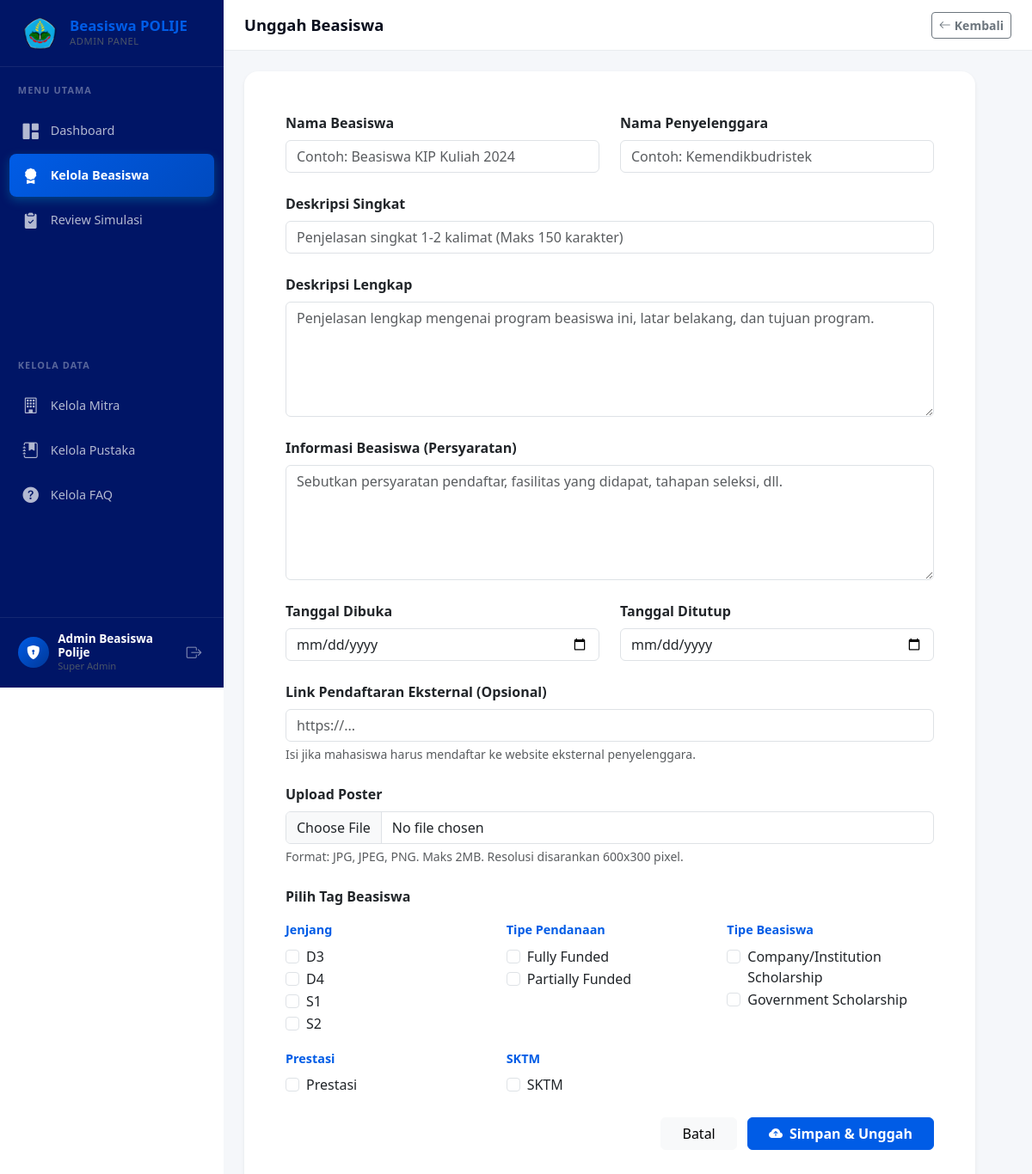
Before: /public/frontend/admin/unggah-beasiswa.php (signed in) with the older database file.
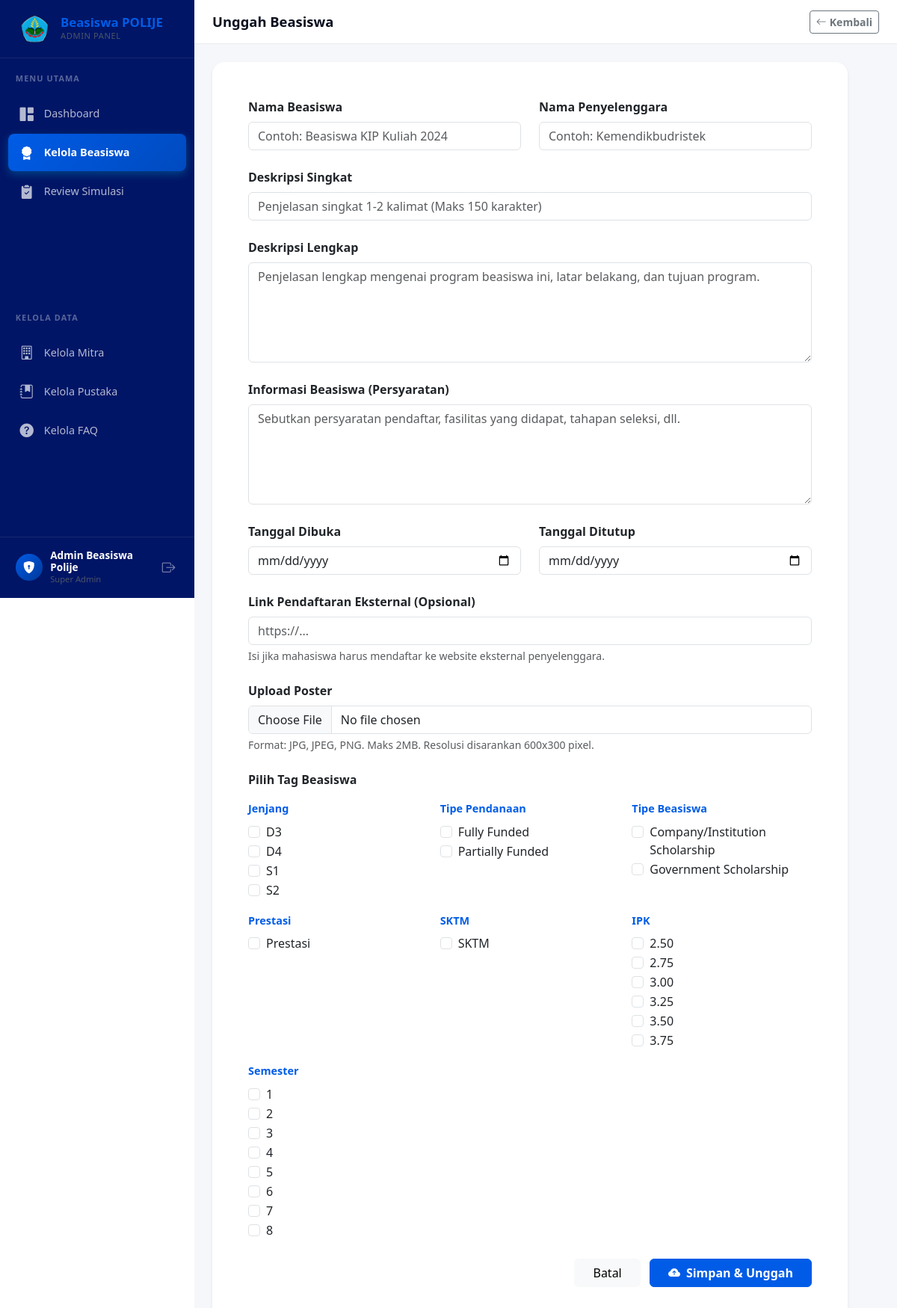
After: the same page with the newer database file.
### tables this page shows
CREATE TABLE `tag` (
  `id_tag` int NOT NULL AUTO_INCREMENT,
  `nama_tag` varchar(100) NOT NULL,
  `kategori_tag` enum('Jenjang','Tipe Pendanaan','Tipe Beasiswa','Prestasi','SKTM','IPK','Semester') NOT NULL,
  PRIMARY KEY (`id_tag`)
);

### classes/Tag.php (called while the page is built, shortened)
<?php
class Tag
{
    private mysqli $db;
    public function __construct(mysqli $db)
    {
        $this->db = $db;
    }
    public function getAll(): array
    {
        $sql = "SELECT * FROM tag ORDER BY kategori_tag ASC, nama_tag ASC";
        $result = $this->db->query($sql);
        if ($result) {
            return $result->fetch_all(MYSQLI_ASSOC);
        }
        return [];
    }
}

### public/frontend/admin/unggah-beasiswa.php (the view, shortened to what this page needs)
<?php
require_once CONFIG_PATH . 'Database.php';
require_once CLASSES_PATH . 'Tag.php';
$db = Database::getInstance()->getConnection();
$listTag = (new Tag($db))->getAll();
$tagsByKategori = [];
foreach ($listTag as $t) {
    $tagsByKategori[$t['kategori_tag']][] = $t;
}
$activePage = 'kelola-beasiswa';
require_once __DIR__ . '/../layout/header.php';
require_once __DIR__ . '/../layout/sidebar-admin.php';
?>
<div class="main-content-admin">
    <div class="topbar-admin">
        <h1 class="page-title">Unggah Beasiswa</h1>
        <a href="<?= BASE_URL ?>/frontend/admin/kelola-beasiswa.php" class="btn btn-sm btn-outline-secondary fw-semibold"><i class="bi bi-arrow-left me-1"></i>Kembali</a>
    </div>
    <div class="p-4">
        <div class="card border-0 shadow-sm rounded-4" style="max-width: 850px;">
            <div class="card-body p-4 p-md-5">
                <form action="<?= BASE_URL ?>/backend/beasiswa/store.php" method="POST" enctype="multipart/form-data">
                    <div class="row g-4">
                        <div class="col-md-6">
                            <label class="form-label fw-bold">Nama Beasiswa</label>
                            <input type="text" name="nama_beasiswa" class="form-control" placeholder="Contoh: Beasiswa KIP Kuliah 2024" required>
                        </div>
                        <div class="col-md-6">
                            <label class="form-label fw-bold">Nama Penyelenggara</label>
                            <input type="text" name="nama_penyelenggara" class="form-control" placeholder="Contoh: Kemendikbudristek" required>
                        </div>
                        <div class="col-12">
                            <label class="form-label fw-bold">Deskripsi Singkat</label>
                            <input type="text" name="deskripsi_singkat" class="form-control" placeholder="Penjelasan singkat 1-2 kalimat (Maks 150 karakter)" maxlength="150" required>
                        </div>
                        <div class="col-12">
                            <label class="form-label fw-bold">Deskripsi Lengkap</label>
                            <textarea class="form-control" name="deskripsi_lengkap" rows="5" placeholder="Penjelasan lengkap mengenai program beasiswa ini, latar belakang, dan tujuan program." required></textarea>
                        </div>
                        <div class="col-12">
                            <label class="form-label fw-bold">Informasi Beasiswa (Persyaratan)</label>
                            <textarea class="form-control" name="informasi_beasiswa" rows="5" placeholder="Sebutkan persyaratan pendaftar, fasilitas yang didapat, tahapan seleksi, dll." required></textarea>
                        </div>
                        <div class="col-md-6">
                            <label class="form-label fw-bold">Tanggal Dibuka</label>
                            <input type="date" name="tgl_buka" class="form-control" required>
                        </div>
                        <div class="col-md-6">
                            <label class="form-label fw-bold">Tanggal Ditutup</label>
                            <input type="date" name="tgl_tutup" class="form-control" required>
                        </div>
                        <div class="col-12">
                            <label class="form-label fw-bold">Link Pendaftaran Eksternal (Opsional)</label>
                            <input type="url" name="link_pendaftaran" class="form-control" placeholder="https://...">
                            <div class="form-text">Isi jika mahasiswa harus mendaftar ke website eksternal penyelenggara.</div>
                        </div>
                        <div class="col-12">
                            <label class="form-label fw-bold">Upload Poster</label>
                            <input type="file" name="poster" class="form-control" accept="image/jpeg,image/png,image/jpg" required>
                            <div class="form-text">Format: JPG, JPEG, PNG. Maks 2MB. Resolusi disarankan 600x300 pixel.</div>
                        </div>
                        <div class="col-12">
                            <label class="form-label fw-bold d-block mb-3">Pilih Tag Beasiswa</label>
                            <div class="row g-3">
                                <?php foreach ($tagsByKategori as $kategori => $tags): ?>
                                <div class="col-md-4">
                                    <div class="fw-semibold mb-2" style="font-size:0.9rem;color:var(--color-primary);"><?= htmlspecialchars(ucwords(str_replace('_', ' ', $kategori))) ?></div>
                                    <?php foreach ($tags as $tag): ?>
                                    <div class="form-check">
                                        <input class="form-check-input" type="checkbox" name="tags[]" value="<?= $tag['id_tag'] ?>" id="tag_<?= $tag['id_tag'] ?>">
                                        <label class="form-check-label" for="tag_<?= $tag['id_tag'] ?>"><?= htmlspecialchars($tag['nama_tag']) ?></label>
                                    </div>
                                    <?php endforeach; ?>
                                </div>
                                <?php endforeach; ?>
                            </div>
                        </div>
                        <div class="col-12 text-end mt-4">
                            <a href="<?= BASE_URL ?>/frontend/admin/kelola-beasiswa.php" class="btn btn-light px-4 me-2">Batal</a>
                            <button type="submit" class="btn px-4 fw-semibold" style="background-color:var(--color-primary);border-color:var(--color-primary);color:#fff;">
                                <i class="bi bi-cloud-arrow-up-fill me-2"></i>Simpan & Unggah
                            </button>
                        </div>
                    </div>
                </form>
            </div>
        </div>
    </div>
</div>
</body>
</html>

### public/frontend/layout/header.php (shortened to what this page needs)
<!DOCTYPE html>
<html lang="id">
<head>
    <link href="https://cdn.jsdelivr.net/npm/bootstrap@5.3.3/dist/css/bootstrap.min.css" rel="stylesheet">
    <link href="https://cdn.jsdelivr.net/npm/bootstrap-icons@1.11.3/font/bootstrap-icons.min.css" rel="stylesheet">
    <link href="<?= BASE_URL ?>/assets/css/style.css?v=<?= filemtime(__DIR__ . '/../../assets/css/style.css') ?>"
        rel="stylesheet">
</head>
<body>

### public/frontend/layout/sidebar-admin.php (shortened to what this page needs)
<?php
$adminName = $_SESSION['nama'] ?? 'Administrator';
?>
<aside class="sidebar-admin" id="sidebar-admin">
    <a href="<?= BASE_URL ?>/frontend/admin/dashboard.php" class="sidebar-brand" style="gap: 12px; padding: 1rem 1.5rem;">
        <img src="<?= BASE_URL ?>/assets/img/logo polije.png" alt="Logo" style="height: 45px; width: auto; object-fit: contain;">
        <div>
            <div class="brand-text">Beasiswa POLIJE</div>
            <div class="brand-subtitle">Admin Panel</div>
        </div>
    </a>
    <div class="sidebar-label">Menu Utama</div>
    <ul class="sidebar-nav">
        <li class="nav-item">
            <a class="nav-link <?= ($activePage ?? '') === 'dashboard' ? 'active' : '' ?>" href="<?= BASE_URL ?>/frontend/admin/dashboard.php">
                <i class="bi bi-grid-1x2-fill"></i> Dashboard
            </a>
        </li>
        <li class="nav-item">
            <a class="nav-link <?= ($activePage ?? '') === 'kelola-beasiswa' ? 'active' : '' ?>" href="<?= BASE_URL ?>/frontend/admin/kelola-beasiswa.php">
                <i class="bi bi-award-fill"></i> Kelola Beasiswa
            </a>
        </li>
        <li class="nav-item">
            <a class="nav-link <?= ($activePage ?? '') === 'review-simulasi' ? 'active' : '' ?>" href="<?= BASE_URL ?>/frontend/admin/review-simulasi.php">
                <i class="bi bi-clipboard2-check-fill"></i> Review Simulasi
            </a>
        </li>
    </ul>
    <div class="sidebar-label">Kelola Data</div>
    <ul class="sidebar-nav">
        <li class="nav-item">
            <a class="nav-link <?= ($activePage ?? '') === 'kelola-mitra' ? 'active' : '' ?>" href="<?= BASE_URL ?>/frontend/admin/kelola-mitra.php">
                <i class="bi bi-building"></i> Kelola Mitra
            </a>
        </li>
        <li class="nav-item">
            <a class="nav-link <?= ($activePage ?? '') === 'kelola-pustaka' ? 'active' : '' ?>" href="<?= BASE_URL ?>/frontend/admin/kelola-pustaka.php">
                <i class="bi bi-journal-bookmark-fill"></i> Kelola Pustaka
            </a>
        </li>
        <li class="nav-item">
            <a class="nav-link <?= ($activePage ?? '') === 'kelola-faq' ? 'active' : '' ?>" href="<?= BASE_URL ?>/frontend/admin/kelola-faq.php">
                <i class="bi bi-question-circle-fill"></i> Kelola FAQ
            </a>
        </li>
    </ul>
    <div class="sidebar-footer">
        <div class="admin-info">
            <div class="admin-avatar"><i class="bi bi-shield-lock-fill"></i></div>
            <div>
                <div class="admin-name"><?= htmlspecialchars($adminName) ?></div>
                <div class="admin-role">Super Admin</div>
            </div>
            <a href="<?= BASE_URL ?>/auth/logout.php" class="btn-logout" title="Logout">
                <i class="bi bi-box-arrow-right"></i>
            </a>
        </div>
    </div>
</aside>

### public/assets/css/style.css (style rules this page uses)
:root { --color-primary: #005CE6; --color-primary-dark: #004ABF; --color-secondary: #003899; --color-light: #80AAFF; --color-lighter: #CCE0FF; --color-text: #0A0F1E; --color-text-muted: #4A5568; --color-white: #ffffff; --color-dark: #001566; --sidebar-width: 260px; }
html, body { overflow-x: hidden; }
.sidebar-admin { position: fixed; top: 0; left: 0; width: var(--sidebar-width); height: 100vh; background-color: var(--color-dark); color: var(--color-white); display: flex; flex-direction: column; z-index: 1040; overflow-y: auto; }
.sidebar-brand { display: flex; align-items: center; gap: 0.65rem; padding: 1.25rem 1.3rem; border-bottom: 1px solid rgba(255, 255, 255, 0.08); text-decoration: none; color: var(--color-white); flex-shrink: 0; }
.sidebar-brand .brand-text { font-weight: 700; font-size: 1.05rem; line-height: 1.2; }
.sidebar-brand .brand-subtitle { font-size: 0.7rem; color: var(--color-text-muted); font-weight: 400; text-transform: uppercase; letter-spacing: 0.05em; }
.sidebar-label { font-size: 0.68rem; text-transform: uppercase; letter-spacing: 0.1em; color: rgba(255, 255, 255, 0.35); padding: 1.2rem 1.3rem 0.45rem; font-weight: 600; }
.sidebar-nav { list-style: none; margin: 0; padding: 0.4rem 0.7rem; flex: 1; }
.sidebar-nav .nav-item { margin-bottom: 2px; }
.sidebar-nav .nav-link { display: flex; align-items: center; gap: 0.75rem; padding: 0.7rem 0.85rem; border-radius: 0.5rem; color: rgba(255, 255, 255, 0.7); font-size: 0.9rem; font-weight: 500; text-decoration: none; transition: all 0.2s ease; }
.sidebar-nav .nav-link i { font-size: 1.15rem; width: 22px; text-align: center; flex-shrink: 0; }
.sidebar-nav .nav-link.active { background: linear-gradient(135deg, var(--color-primary), var(--color-primary-dark)); color: var(--color-white); font-weight: 600; box-shadow: 0 4px 12px rgba(0, 180, 216, 0.3); }
.sidebar-footer { border-top: 1px solid rgba(255, 255, 255, 0.08); padding: 1rem 1.3rem; flex-shrink: 0; }
.sidebar-footer .admin-info { display: flex; align-items: center; gap: 0.65rem; text-decoration: none; color: var(--color-white); }
.sidebar-footer .admin-avatar { width: 36px; height: 36px; border-radius: 50%; background: linear-gradient(135deg, var(--color-primary), var(--color-secondary)); display: flex; align-items: center; justify-content: center; font-size: 1rem; flex-shrink: 0; }
.sidebar-footer .admin-name { font-size: 0.85rem; font-weight: 600; line-height: 1.2; }
.sidebar-footer .admin-role { font-size: 0.7rem; color: var(--color-text-muted); }
.sidebar-footer .btn-logout { margin-left: auto; color: rgba(255, 255, 255, 0.5); font-size: 1.1rem; transition: color 0.2s; background: none; border: none; padding: 0.3rem; cursor: pointer; }
.main-content-admin { margin-left: var(--sidebar-width); min-height: 100vh; background-color: #f5f7fa; }
.topbar-admin { background-color: var(--color-white); border-bottom: 1px solid #e9ecef; padding: 0.85rem 1.5rem; display: flex; align-items: center; justify-content: space-between; }
.topbar-admin .page-title { font-weight: 600; font-size: 1.15rem; color: var(--color-text); margin: 0; }
.page-title { font-weight: 800; font-size: 1.5rem; color: var(--color-dark); margin-bottom: .25rem; }

Changed rows visible on the page:
added tag: nama_tag "2.50", shown under "IPK"
added tag: nama_tag "2.75", shown under "IPK"
added tag: nama_tag "3.00", shown under "IPK"
added tag: nama_tag "3.25", shown under "IPK"
added tag: nama_tag "3.50", shown under "IPK"
added tag: nama_tag "3.75", shown under "IPK"
added tag: nama_tag "1", shown under "Semester"
added tag: nama_tag "2", shown under "Semester"
added tag: nama_tag "3", shown under "Semester"
added tag: nama_tag "4", shown under "Semester"
added tag: nama_tag "5", shown under "Semester"
added tag: nama_tag "6", shown under "Semester"
added tag: nama_tag "7", shown under "Semester"
added tag: nama_tag "8", shown under "Semester"
Other visible differences:
new list line: "IPK"
new list line: "Semester"
